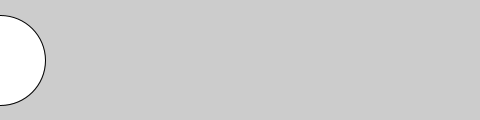
Frame 1 (no input)
Frame 60 (the mouse pressed at the canvas centre just before this capture): identical to frame 1, image omitted
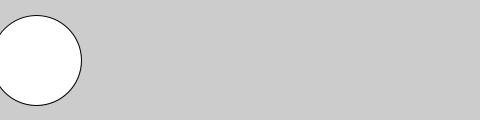
Frame 120 (the mouse held since frame 60 and released just before this capture)

The Processing sketch that drew these frames (run headless with seeded random() and noise(); from frame 60 on, the mouse is pressed at the canvas centre):

// Processing sketch: Ex_07_11
// ── Ex_07_11.pde
int time1 = 2000;
int time2 = 4000;
float x = 0;

void setup() {
  size(480, 120);
  smooth();
}

void draw() {
  int currentTime = millis();
  background(204);
  if (currentTime > time2) {
    x -= 0.5;
  } else if (currentTime > time1) {
    x += 2;
  }
  ellipse(x, 60, 90, 90);
}
